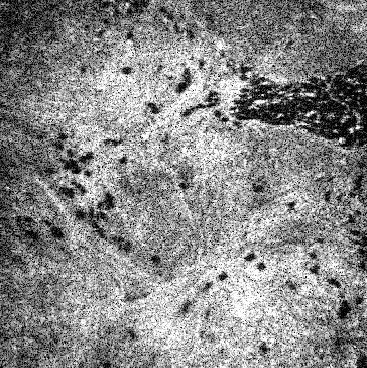
#> input picture Sample Images/Image_Set_1/OCT Images/OCT_p7.png, 367 x 368 px, found by its file name
$ python sift.py
#> lines starting #> are read from the running program, lines starting #| are printed output that depends on the picture
import numpy as np
import cv2 as cv
import matplotlib.pyplot as plt

img1_path = r"C:\Users\Vraj\Documents\Thesis\Image-Algorithm\Sample Images\Image_Set_1\OCT Images\OCT_p7.png"
img2_path = r"C:\Users\Vraj\Documents\Thesis\Image-Algorithm\Sample Images\Image_Set_1\OCT Images\OCT_p5.png"

img1 = cv.imread(img1_path, cv.IMREAD_GRAYSCALE)  # queryImage
#> img1 is the input picture: shape (368, 367); min 0, max 255, mean 135.8
img2 = cv.imread(img2_path, cv.IMREAD_GRAYSCALE)  # trainImage
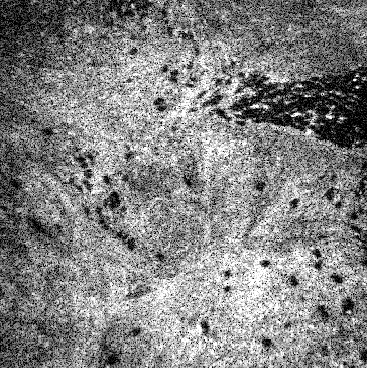
#> input picture Sample Images/Image_Set_1/OCT Images/OCT_p5.png, 367 x 368 px, found by its file name
#> img2 is the input picture: shape (368, 367); min 0, max 255, mean 130.4

cv.imshow(None, img1)
cv.waitKey(0)

# Initiate SIFT detector
sift = cv.SIFT_create()

# find the keypoints and descriptors with SIFT
kp1, des1 = sift.detectAndCompute(img1, None)
#> kp1 = 1529 keypoints; strongest (x, y, size): (358, 127, 2.7), (237, 110, 2), (261, 266, 5.2), (351, 130, 3.2)
kp2, des2 = sift.detectAndCompute(img2, None)
#> kp2 = 1533 keypoints; strongest (x, y, size): (354, 80, 1.9), (357, 87, 2.1), (265, 263, 5.1), (329, 116, 4.1)

# FLANN parameters
FLANN_INDEX_KDTREE = 2
index_params = dict(algorithm=FLANN_INDEX_KDTREE, trees=5)
search_params = dict(checks=50)  # or pass empty dictionary
flann = cv.FlannBasedMatcher(index_params, search_params)
matches = flann.knnMatch(des1, des2, k=2)
#> matches = 1529 matches

# Need to draw only good matches, so create a mask
matchesMask = [[0, 0] for i in range(len(matches))]
#> matchesMask = 1529 pairs, first value 0 to 0, second value 0 to 0

# ratio test as per Lowe's paper
for i, (m, n) in enumerate(matches):
    if m.distance < 0.7 * n.distance:
        matchesMask[i] = [1, 0]
#> after the loop, matchesMask = 1529 pairs, first value 0 to 1, second value 0 to 0

draw_params = dict(
    matchColor=(0, 255, 0),
    singlePointColor=(255, 0, 0),
    matchesMask=matchesMask,
    flags=cv.DrawMatchesFlags_DEFAULT,
)
#> draw_params = 4 items

img3 = cv.drawMatchesKnn(img1, kp1, img2, kp2, matches, None, **draw_params)
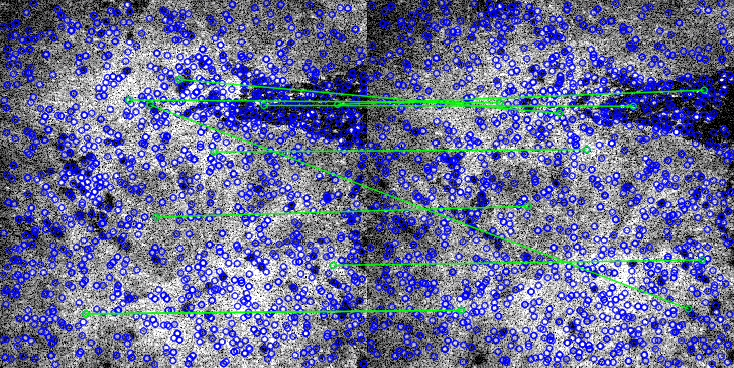
#> img3: shape (368, 734, 3); mean of channels 0, 1, 2 153.7, 110.4, 105.4; drawn as B, G, R

plt.imshow(
    img3,
), plt.show()
